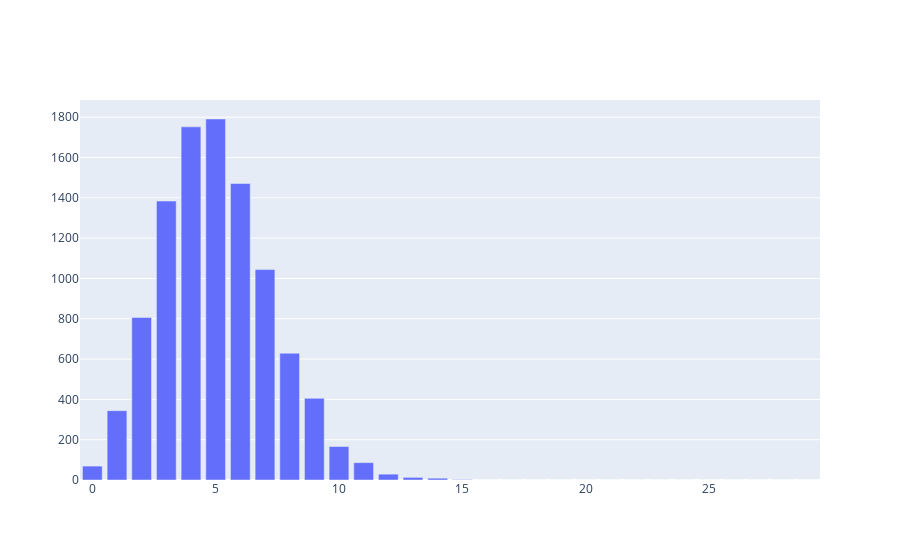

The notebook cell saved with this chart:
### Code cell
maxPoissonX = 30

fig = go.Figure()
fig.add_trace(go.Bar(y=PoissonRVList[:maxPoissonX], name='Poisson Simulation'))
# fig.add_trace(go.Scatter(x=xList, y=yList, mode='lines', name='Poisson Dist.'))
fig.show()

# fig.write_image("PoissonSimulation.svg")

### Figure 1 — Plotly figure (JSON) as saved in the notebook; plotly's stock layout.template omitted (floating-point values rounded to 4 significant figures)
{"data": [{"name": "Poisson Simulation", "type": "bar", "y": [69, 344, 806, 1384, 1752, 1791, 1471, 1044, 629, 405, 166, 86, 29, 13, 9, 2, 0, 0, 0, 0, 0, 0, 0, 0, 0, 0, 0, 0, 0, 0]}], "layout": {}}
